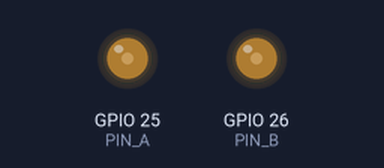
A sketch run on a simulated ESP32. Shown: output pins drawn as LEDs (lit = HIGH).

Above: at 0.2 s.
Timing chart, 0 to 1.7 s (numbered marks = the images above):
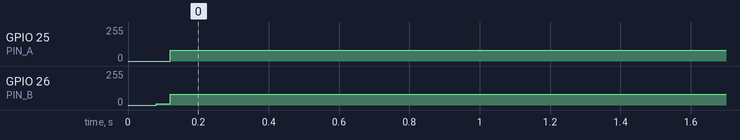

The sketch:

spwm_v2.ino
```cpp
#include <Arduino.h>
#include <math.h>

const uint8_t PIN_A = 25, PIN_B = 26;
const uint32_t PORTADORA = 10000, FUNDAMENTAL = 50;
const uint8_t RESOLUCION = 11;
const uint16_t PASOS = PORTADORA / FUNDAMENTAL;
const uint16_t MAX_DUTY = (1 << RESOLUCION) - 1;
const float MODULACION = 1.0;

hw_timer_t *timer = nullptr;
volatile uint16_t paso = 0;

void IRAM_ATTR actualizarSPWM() {
  float seno = sinf(2 * PI * paso / PASOS) * MODULACION;
  ledcWrite(PIN_A, seno > 0 ? seno * MAX_DUTY : 0);
  ledcWrite(PIN_B, seno < 0 ? -seno * MAX_DUTY : 0);
  paso = (paso + 1) % PASOS;
}

void setup() {
  ledcAttach(PIN_A, PORTADORA, RESOLUCION);
  ledcAttach(PIN_B, PORTADORA, RESOLUCION);
  timer = timerBegin(1000000);
  timerAttachInterrupt(timer, &actualizarSPWM);
  timerAlarm(timer, 1000000 / PORTADORA, true, 0);
}

void loop() {}
```

Measured:
- by itself, GPIO 25 (PIN_A): 0/255 → 81/255 at 0.12 s
- by itself, GPIO 26 (PIN_B): 0/255 → 80/255 at 0.08 s
